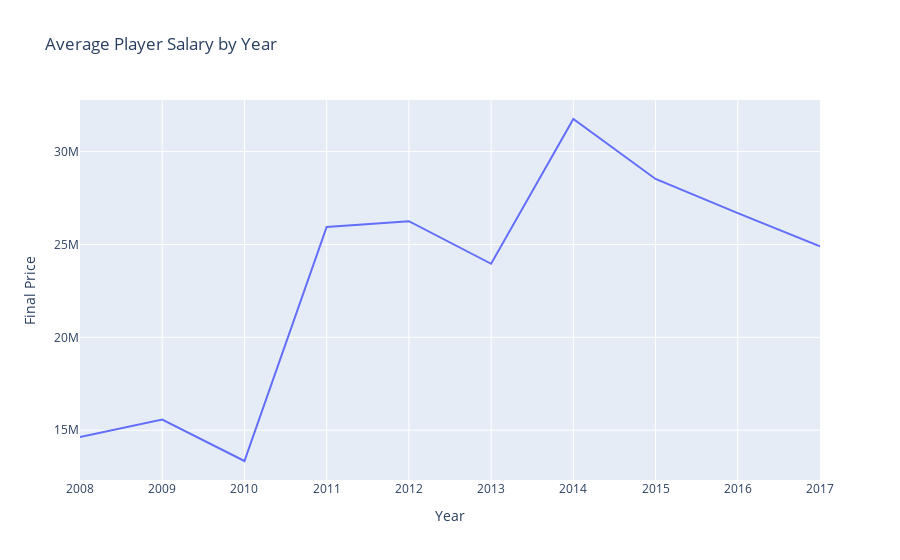

The notebook cell this image was saved under:
### Markdown cell above
####  Average Salary by Year

### Code cell
# Replace 'Year' and 'Salary' with your actual column names
yearly_salary = df.groupby('Year')['Final Price'].mean().reset_index()
fig = px.line(yearly_salary, x='Year', y='Final Price', title='Average Player Salary by Year')
fig.show()

### Figure 1 — Plotly figure (JSON) as saved in the notebook; plotly's stock layout.template omitted (floating-point values rounded to 4 significant figures)
{"data": [{"hovertemplate": "Year=%{x}<br>Final Price=%{y}<extra></extra>", "legendgroup": "", "line": {"color": "#636efa", "dash": "solid"}, "marker": {"symbol": "circle"}, "mode": "lines", "name": "", "orientation": "v", "showlegend": false, "type": "scatter", "x": [2008, 2009, 2010, 2011, 2012, 2013, 2014, 2015, 2016, 2017], "xaxis": "x", "y": [14630000.0, 15570000.0, 13340000.0, 25950000.0, 26250000.0, 23960000.0, 31750000.0, 28530000.0, 26680000.0, 24910000.0], "yaxis": "y"}], "layout": {"legend": {"tracegroupgap": 0}, "title": {"text": "Average Player Salary by Year"}, "xaxis": {"anchor": "y", "domain": [0, 1], "title": {"text": "Year"}}, "yaxis": {"anchor": "x", "domain": [0, 1], "title": {"text": "Final Price"}}}}
